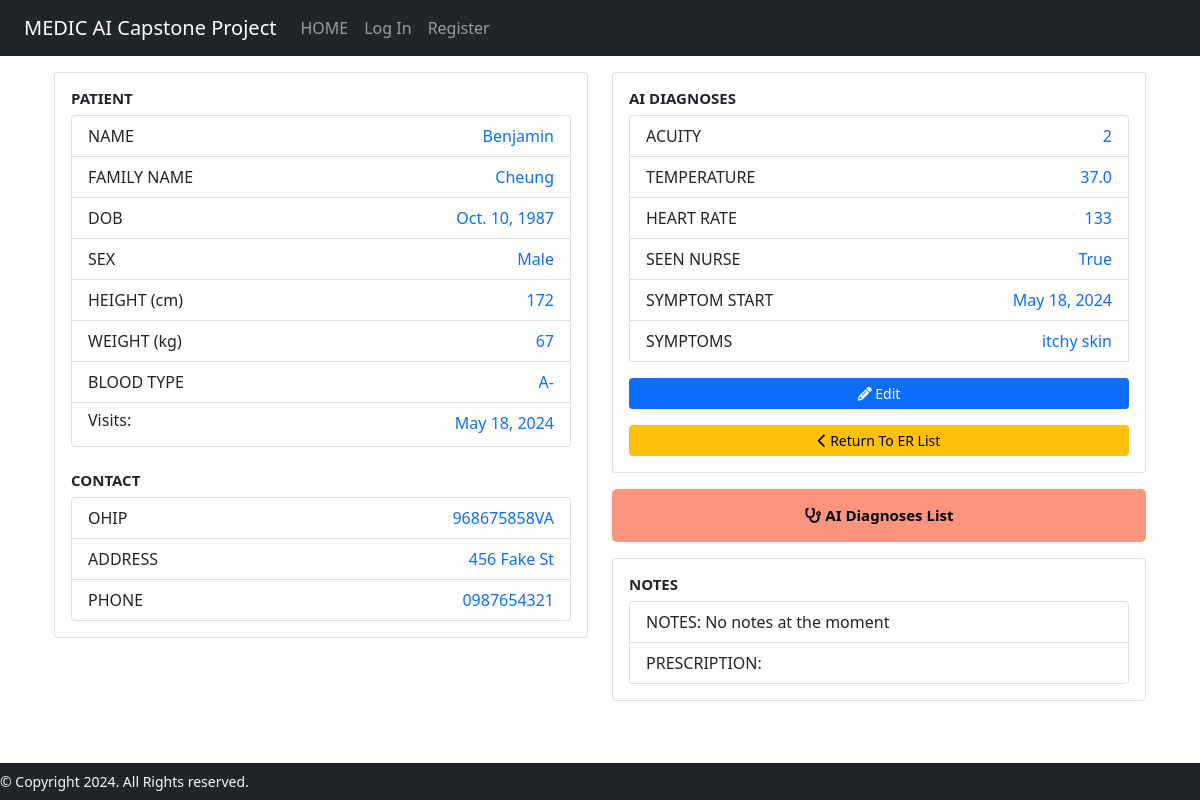
Page /patientinfo/2 on the committed database.
### medicAI/models.py (models this page shows, shortened)
class Patient(models.Model):
    BLOOD_TYPE = [
        ('AB+', 'AB+'),
        ('AB-', 'AB-'),
        ('A+', 'A+'),
        ('A-', 'A-'),
        ('B+', 'B+'),
        ('B-', 'B-'),
        ('O+', 'O+'),
        ('O-', 'O-'),
    ]
    SEX_CHOICES = [
        ('Male', 'Male'),
        ('Female', 'Female'),
        ('Other', 'Other'),
    ]
    first_name = models.CharField(max_length=64)
    last_name = models.CharField(max_length=64)
    dob = models.DateField()
    address = models.CharField(max_length=64, blank=True)
    phone_number = models.CharField(max_length=10, blank=True)
    height = models.IntegerField(blank=True)
    weight = models.IntegerField(blank=True)
    sex = models.CharField(max_length=6, choices=SEX_CHOICES)
    ohip = models.CharField(max_length=12)
    blood_type = models.CharField(
        max_length=3,
        choices=BLOOD_TYPE,
        default="",
        blank=True
    )

class Hospital_Visit(models.Model):
    ACUITY_CHOICES = [
        ('1', '1'),
        ('2', '2'),
        ('3', '3'),
        ('4', '4'),
        ('5', '5'),
    ]
    patient = models.ForeignKey(Patient, on_delete=models.CASCADE)
    symptom_start_date = models.DateField(default=timezone.now, blank=True)
    acuity = models.CharField(max_length=1, choices=ACUITY_CHOICES, default='5')
    temperature = models.DecimalField(
        max_digits=3,
        decimal_places=1,
        null=True,
        blank=True,
        validators=[MinValueValidator(30), MaxValueValidator(45)]
    )
    heart_rate = models.IntegerField(null=True, blank=True)
    prescription = models.CharField(max_length=200, blank=True)
    diagnosis = models.CharField(max_length=200, blank=True)
    seen_nurse = models.BooleanField(default=False)
    er_doctor = models.ForeignKey(User, on_delete=models.CASCADE, null=True)
    symptoms = models.CharField(max_length=500, null=True, blank=True)

### medicAI/views.py (the view)
# urls.py: path("patientinfo/<str:patient_id>", views.patient_info, name="patientinfo"),
def patient_info(request, patient_id):
    patient = Patient.objects.get(pk=patient_id)
    visit_list = Hospital_Visit.objects.filter(patient=patient_id).order_by('-symptom_start_date')
    most_recent_visit = visit_list.first()
    context= {
        'patient': patient,
        'visit_list' : visit_list,
        'current_visit': most_recent_visit
    }
    return render(request, "medicAI/patientinfo.html", context)

### medicAI/templates/medicAI/patientinfo.html
{% extends "medicAI/layout.html" %}
{% block body %}
<div class="container" style="margin-top: 1rem; margin-bottom: 3rem;">
    <div class="row">
        <div class="col-md-6">
            <div class="card" style="margin-bottom: 1rem;">
                <div class="card-body">
                    <h5 class="card-title" style="font-size: 15px; font-weight: bold;">PATIENT</h5>
                    <ul class="list-group">
                        <li class="list-group-item">
                            <span style="float: left;">NAME</span>
                            <span class="text-primary" style="float: right;">{{ patient.first_name }}</span>
                        </li>
                        <li class="list-group-item">
                            <span style="float: left;">FAMILY NAME</span>
                            <span class="text-primary" style="float: right;">{{ patient.last_name }}</span>
                        </li>
                        <li class="list-group-item">
                            <span style="float: left;">DOB</span>
                            <span class="text-primary" style="float: right;">{{ patient.dob }}</span>
                        </li>
                        <li class="list-group-item">
                            <span style="float: left;">SEX</span>
                            <span class="text-primary" style="float: right;">{{ patient.sex }}</span>
                        </li>
                        <li class="list-group-item">
                            <span style="float: left;">HEIGHT (cm)</span>
                            <span class="text-primary" style="float: right;">{{ patient.height }}</span>
                        </li>
                        <li class="list-group-item">
                            <span style="float: left;">WEIGHT (kg)</span>
                            <span class="text-primary" style="float: right;">{{ patient.weight }}</span>
                            </li>
                        <li class="list-group-item">
                            <span style="float: left;">BLOOD TYPE</span>
                            <span class="text-primary" style="float: right;">{{ patient.blood_type }}</span></li>
                        <li class="list-group-item" style="display: inline-block;">
                            <h6 style="float: left;">Visits:</h6>
                            <ul class="list-group text-primary" style="list-style-type: none; padding-left: 0;float: right;">
                                {% for visit in visit_list %}
                                <li>{{ visit.symptom_start_date }}</li>
                                {% endfor %}
                            </ul>
                        </li>
                    </ul>
                    <br/>
                    <h5 class="card-title" style="font-size: 15px; font-weight: bold;">CONTACT</h5>
                    <ul class="list-group">
                        <li class="list-group-item"><span style="float: left;">OHIP</span><span class="text-primary" style="float: right;">{{ patient.ohip }}</span></li>
                        <li class="list-group-item"><span style="float: left;">ADDRESS</span><span class="text-primary" style="float: right;">{{ patient.address }}</span></li>
                        <li class="list-group-item"><span style="float: left;">PHONE</span><span class="text-primary" style="float: right;">{{ patient.phone_number }}</span></li>
                </div>
            </div>
        </div>
        <div class="col-md-6">
            <div class="card" style="margin-bottom: 1rem;">
                <div class="card-body">
                    <h5 class="card-title" style="font-size: 15px; font-weight: bold;">AI DIAGNOSES</h5>
                    <ul class="list-group">
                        <li class="list-group-item">
                            <span style="float: left;">ACUITY</span>
                            <span class="text-primary" style="float: right;">{{ current_visit.acuity }}</span>
                        </li>
                        <li class="list-group-item">
                            <span style="float: left;">TEMPERATURE</span>
                            <span class="text-primary" style="float: right;">{{ current_visit.temperature }}</span>
                        </li>
                        <li class="list-group-item">
                            <span style="float: left;">HEART RATE</span>
                            <span class="text-primary" style="float: right;">{{ current_visit.heart_rate }}</span>
                        </li>
                        <li class="list-group-item">
                            <span style="float: left;">SEEN NURSE</span>
                            <span class="text-primary" style="float: right;">{{ current_visit.seen_nurse }}</span>
                        </li>
                        <li class="list-group-item">
                            <span style="float: left;">SYMPTOM START</span>
                            <span class="text-primary" style="float: right;">{{ current_visit.symptom_start_date }}</span>
                        </li>
                        <li class="list-group-item">
                            <span style="float: left;">SYMPTOMS</span>
                            <span class="text-primary" style="float: right;">{{ current_visit.symptoms }}</span>
                        </li>
                        <a href="{% url 'editpatientinfo' patient_id=patient.id %}" class="btn btn-primary btn-sm" style="margin-top: 1rem;"><i class="fas fa-pencil-alt"></i> Edit</a>
                        <a href="{% url 'patientlist' %}" class="btn btn-warning btn-sm" style="margin-top: 1rem;"><i class="fas fa-chevron-left"></i> Return To ER List</a>
                    </ul>
                </div>
            </div>
            <div class="card" style="border: none; border-radius: 5px; margin-bottom: 1rem;">
                <a href="{% url 'diagnosis' patient_id=patient.id %}" class="btn btn-primary btn-block"
                    style="background-color: #FC947E; color: black; padding: 15px 72px; border: none; border-radius: 5px; font-weight: bold; font-size: 15px;">
                    <i class="fas fa-stethoscope"></i> AI Diagnoses List
                </a>
            </div>
            <div class="card">
                <div class="card-body">
                    <h5 class="card-title" style="font-size: 15px; font-weight: bold;">NOTES</h5>
                    <ul class="list-group">
                        <li class="list-group-item">NOTES: {{ current_visit.diagnosis }}</li>
                        <li class="list-group-item">PRESCRIPTION: {{ current_visit.prescription }}</li>
                    </ul>
                </div>
            </div>
        </div>
    </div>
</div>
{% endblock %}

### medicAI/templates/medicAI/layout.html (shortened to what this page needs)
<!DOCTYPE html>
    <html lang="en">
        <head>
            {% load bootstrap5 %}
            {% bootstrap_css %}
            {% load static %}
            <link href="{% static 'medicAI/styles.css' %}" rel="stylesheet">
            <link href="{% static 'fontawesomefree/css/fontawesome.css' %}" rel="stylesheet" type="text/css">
            <link href="{% static 'fontawesomefree/css/brands.css' %}" rel="stylesheet" type="text/css">
            <link href="{% static 'fontawesomefree/css/solid.css' %}" rel="stylesheet" type="text/css">
            <link href="https://cdn.jsdelivr.net/npm/bootstrap@5.0.0-alpha3/dist/css/bootstrap.min.css" rel="stylesheet">
            <link rel="stylesheet" href="https://cdnjs.cloudflare.com/ajax/libs/bootstrap-datepicker/1.9.0/css/bootstrap-datepicker.min.css">
            <link rel="stylesheet" href="https://cdnjs.cloudflare.com/ajax/libs/font-awesome/4.7.0/css/font-awesome.min.css">
        </head>
        <body>
            <nav class="navbar navbar-expand-lg navbar-dark bg-dark">
                <div class="container-fluid">
                    <a class="navbar-brand" href="/">MEDIC AI Capstone Project</a>
                    <div class="collapse navbar-collapse" id="navbarSupportedContent">
                        <ul class="navbar-nav me-auto mb-2 mb-lg-0">
                            <li class="nav-item">
                                <a class="nav-link" href="/">HOME</a>
                            </li>
                            {% if user.is_authenticated %}
                            <li class="nav-item">
                                <a class="nav-link" href="{% url 'patientlist' %}">PATIENTS</a>
                            </li>
                            <li class="nav-item">
                                <a class="nav-link" href="{% url 'logout' %}" name="logout">Log Out</a>
                            </li>
                            <li class="nav-item">
                                <a class="nav-link" href="" id="user-logo"></a>
                            </li>
                            {% else %}
                            <li class="nav-item">
                                <a class="nav-link" href="{% url 'login' %}">Log In</a>
                            </li>
                            <li class="nav-item">
                                <a class="nav-link" href="#">Register</a>
                            </li>
                            {% endif %}
                        </ul>
                    </div>
                </div>
            </nav>
            {% block body %}
            {% endblock %}
            <footer>
                <nav class="navbar fixed-bottom nav-background nav bg-dark" style="text-align: center; padding: 0;">
                  <small class="display-50 navbar-text text-light">&copy; Copyright 2024. All Rights reserved.</small>
                </nav>
            </footer>
        </body>
    </html>
<!DOCTYPE html>

### medicAI/static/medicAI/styles.css (style rules this page uses)
.card { border: none; border-radius: 5px; background-color: #E8E5E4; }
.list-group-item { display: inline-block; }

### rows in the picture
Patient: first_name "Benjamin", last_name "Cheung", dob "Oct. 10, 1987", sex "Male", height "172", weight "67", blood_type "A-", ohip "968675858VA", address "456 Fake St", phone_number "0987654321"
Hospital_Visit: symptom_start_date "May 18, 2024", acuity "2", temperature "37.0", heart_rate "133", seen_nurse "True", symptoms "itchy skin", diagnosis "No notes at the moment"
